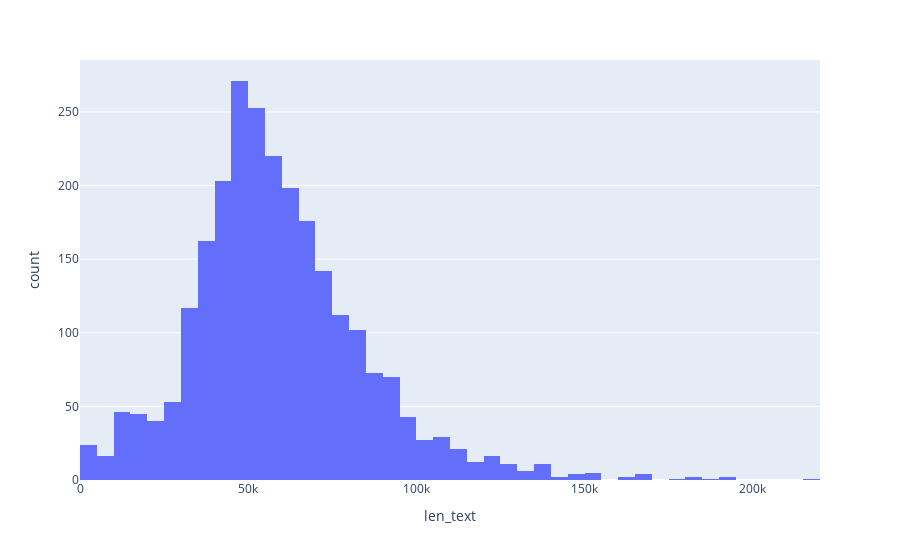

Notebook code cell kept with this figure:
### Markdown cell above
**Conclusion 1**: The number of published articles for each journal is strongly unbalanced. In order to evaluate the methods presented in the next section, I filter the original dataset with only the journals that received at least 2 publications.

### Code cell
# 2. The distribution of the length of the text;
df_subset["len_text"] = df_subset["text"].apply(lambda x: len(x))
fig = px.histogram(df_subset, x="len_text",nbins=100)
fig.show()

### Figure 1 — Plotly figure (JSON) as saved in the notebook; plotly's stock layout.template omitted (floating-point values rounded to 4 significant figures; data arrays with more than 128 entries replaced by an {"elided": "..."} marker saying what was removed)
{"data": [{"alignmentgroup": "True", "bingroup": "x", "hovertemplate": "len_text=%{x}<br>count=%{y}<extra></extra>", "legendgroup": "", "marker": {"color": "#636efa", "pattern": {"shape": ""}}, "name": "", "nbinsx": 100, "offsetgroup": "", "orientation": "v", "showlegend": false, "type": "histogram", "x": {"elided": "2523 int values"}, "xaxis": "x", "yaxis": "y"}], "layout": {"barmode": "relative", "legend": {"tracegroupgap": 0}, "margin": {"t": 60}, "xaxis": {"anchor": "y", "domain": [0, 1], "title": {"text": "len_text"}}, "yaxis": {"anchor": "x", "domain": [0, 1], "title": {"text": "count"}}}}
